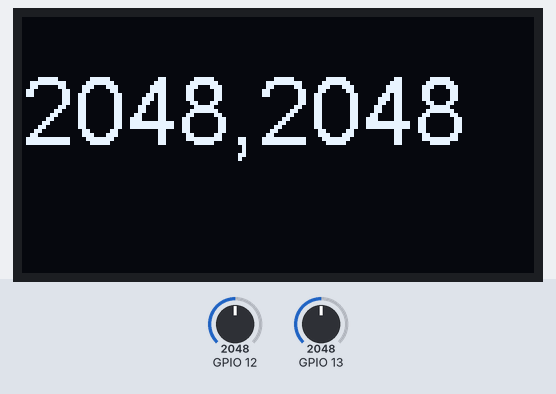
Bench run of a sketch on a simulated ESP32. Shown: 128×64 one-colour display. The test bench sets the inputs (shaded band); at power-on: GPIO 12 = 2048, GPIO 13 = 2048. What the sketch prints to the serial monitor is not drawn. At 11.2 s the program stops and its outputs stay as they are.

Above: at 9.5 s.
9.6 s: GPIO 12 set to 2540
At 9.9 s:
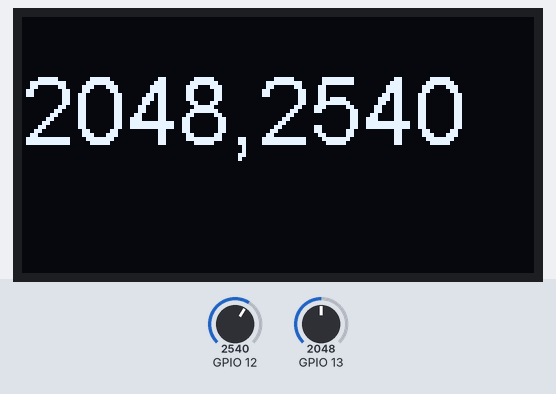
11.1 s: GPIO 13 set to 3440
At 11.6 s:
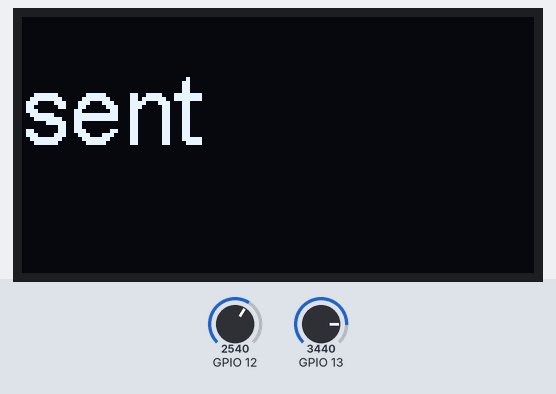
Timing chart, 0 to 12.7 s (numbered marks = the images above; inputs shaded):
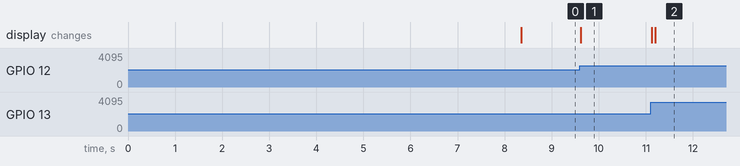

Measured:
- after the input at 9.6 s, the display: changes at once (image 1)
- after the input at 11.1 s, the display: first changes at once (image 2 shows a later state)

The sketch:

carsensor.ino
```cpp
#include "Arduino.h"
#include "heltec.h"
#define BAND    433E6
void setup() {
  Serial.begin(115200);
  Heltec.begin(true /*DisplayEnable Enable*/, true /*Heltec.LoRa Disable*/, true /*Serial Enable*/, true /*PABOOST Enable*/, BAND /*long BAND*/);
  Heltec.display->flipScreenVertically();
  Heltec.display->setTextAlignment(TEXT_ALIGN_LEFT);
  Heltec.display->setFont(ArialMT_Plain_24);
  delay(8000);
}
String s;
//s1 - mq135
//s2 - mq2
int s1,s2;
void loop() {
  // read the value from the sensor:
  s1=analogRead(13);
  s2=analogRead(12);
  s = String(s1)+","+String(s2);
  // printing the sensor value in the console
  Serial.println(s);
  Heltec.display->clear();
  Heltec.display->drawString(0, 10, s);
  // write the buffer to the display
  Heltec.display->display();
  if ((s1>3400) && (s2>2500)){
    LoRa.beginPacket();
   LoRa.setTxPower(14,RF_PACONFIG_PASELECT_PABOOST);
    LoRa.print(s);
    LoRa.endPacket();
    Heltec.display->clear();
    Heltec.display->drawString(0, 10, "sent");
    Heltec.display->display();
    while (true){};
    delay(1000);
  }
  delay(10);
}
```
